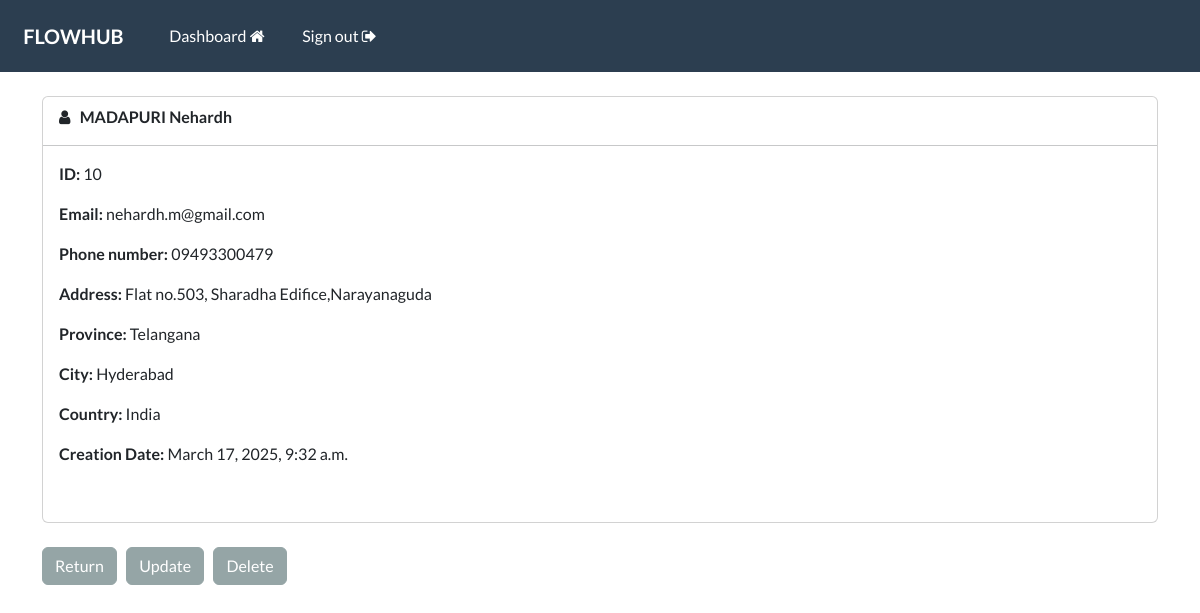
The app's page /record/10 (signed in) with its own data.
### webapp/models.py (models this page shows, shortened)
class Record(models.Model):
    creation_date = models.DateTimeField(auto_now_add = True)
    first_name = models.CharField(max_length = 100)
    last_name = models.CharField(max_length = 100)
    email = models.CharField(max_length = 200)
    phone = models.CharField(max_length = 20)
    address = models.CharField(max_length = 300)
    city = models.CharField(max_length = 100)
    province = models.CharField(max_length = 200)
    country = models.CharField(max_length = 100)

### webapp/views.py (the view)
# urls.py: path('record/<int:pk>' , views.singular_record , name = "record"),
@login_required(login_url = 'my-login')
def singular_record(request, pk):
    all_records = Record.objects.get(id = pk)
    context = {'record' : all_records}
    return render(request , 'webapp/view-record.html' , context = context)

### webapp/templates/webapp/view-record.html
{% extends "webapp/base.html" %}
{% block content %}
    <div class="card">
        <div class="px-3 pt-2">
            <strong>
                <i class="fa fa-user" aria-hidden="true"></i> &nbsp;
                {{record.last_name | upper}}
                {{record.first_name}}
            </strong>
        </div>
        <hr>
        <div class="card-body pt-0">
            <p><strong> ID: </strong> {{record.id}} </p>
            <p><strong> Email: </strong> {{record.email}} </p>
            <p><strong> Phone number: </strong> {{record.phone}} </p>
            <p><strong> Address: </strong> {{record.address}} </p>
            <p><strong> Province: </strong> {{record.province}} </p>
            <p><strong> City: </strong> {{record.city}} </p>
            <p><strong> Country: </strong> {{record.country}} </p>
            <p><strong> Creation Date: </strong> {{record.creation_date}} </p>
        </div>
        <br>
    </div>
    <br>
    <a href="{% url 'dashboard' %}" class="btn btn-secondary"> Return </a> &nbsp;
    <a href="{% url 'update-record' record.id %}" class="btn btn-secondary"> Update </a> &nbsp;
    <a href="{% url 'delete-record' record.id %}" class="btn btn-secondary"> Delete </a> &nbsp;
{% endblock %}

### records on screen
Record: last_name "MADAPURI", first_name "Nehardh", id "10", email "nehardh.m@gmail.com", phone "09493300479", address "Flat no.503, Sharadha Edifice,Narayanaguda", province "Telangana", city "Hyderabad", country "India", creation_date "March 17, 2025, 9:32 a.m."
